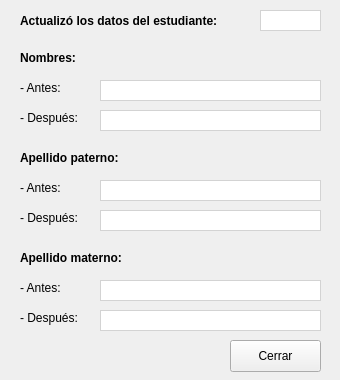
<?xml version="1.0" encoding="UTF-8"?>
<ui version="4.0">
 <class>MainWindow</class>
 <widget class="QMainWindow" name="MainWindow">
  <property name="geometry">
   <rect>
    <x>0</x>
    <y>0</y>
    <width>340</width>
    <height>380</height>
   </rect>
  </property>
  <property name="minimumSize">
   <size>
    <width>340</width>
    <height>380</height>
   </size>
  </property>
  <property name="maximumSize">
   <size>
    <width>340</width>
    <height>380</height>
   </size>
  </property>
  <property name="windowTitle">
   <string>Actualizar estudiante</string>
  </property>
  <widget class="QWidget" name="centralwidget">
   <widget class="QLineEdit" name="aestApMatA">
    <property name="geometry">
     <rect>
      <x>100</x>
      <y>280</y>
      <width>221</width>
      <height>21</height>
     </rect>
    </property>
    <property name="styleSheet">
     <string notr="true">border: 1px solid lightgray;</string>
    </property>
    <property name="maxLength">
     <number>255</number>
    </property>
    <property name="readOnly">
     <bool>true</bool>
    </property>
   </widget>
   <widget class="QLabel" name="nest_lblApMat">
    <property name="geometry">
     <rect>
      <x>20</x>
      <y>250</y>
      <width>111</width>
      <height>16</height>
     </rect>
    </property>
    <property name="font">
     <font>
      <weight>75</weight>
      <bold>true</bold>
     </font>
    </property>
    <property name="text">
     <string>Apellido materno:</string>
    </property>
   </widget>
   <widget class="QLabel" name="aest_lblAct">
    <property name="geometry">
     <rect>
      <x>20</x>
      <y>10</y>
      <width>231</width>
      <height>21</height>
     </rect>
    </property>
    <property name="font">
     <font>
      <weight>75</weight>
      <bold>true</bold>
     </font>
    </property>
    <property name="text">
     <string>Actualizó los datos del estudiante:</string>
    </property>
   </widget>
   <widget class="QLineEdit" name="aestApPatN">
    <property name="geometry">
     <rect>
      <x>100</x>
      <y>210</y>
      <width>221</width>
      <height>21</height>
     </rect>
    </property>
    <property name="styleSheet">
     <string notr="true">border: 1px solid lightgray;</string>
    </property>
    <property name="maxLength">
     <number>255</number>
    </property>
    <property name="readOnly">
     <bool>true</bool>
    </property>
   </widget>
   <widget class="QLabel" name="nest_lblApPat">
    <property name="geometry">
     <rect>
      <x>20</x>
      <y>150</y>
      <width>111</width>
      <height>16</height>
     </rect>
    </property>
    <property name="font">
     <font>
      <weight>75</weight>
      <bold>true</bold>
     </font>
    </property>
    <property name="text">
     <string>Apellido paterno:</string>
    </property>
   </widget>
   <widget class="QPushButton" name="nestCerrar">
    <property name="geometry">
     <rect>
      <x>230</x>
      <y>340</y>
      <width>91</width>
      <height>32</height>
     </rect>
    </property>
    <property name="text">
     <string>Cerrar</string>
    </property>
   </widget>
   <widget class="QLineEdit" name="aestID">
    <property name="enabled">
     <bool>true</bool>
    </property>
    <property name="geometry">
     <rect>
      <x>260</x>
      <y>10</y>
      <width>61</width>
      <height>21</height>
     </rect>
    </property>
    <property name="autoFillBackground">
     <bool>false</bool>
    </property>
    <property name="styleSheet">
     <string notr="true">border: 1px solid lightgray;</string>
    </property>
    <property name="maxLength">
     <number>8</number>
    </property>
    <property name="readOnly">
     <bool>true</bool>
    </property>
   </widget>
   <widget class="QLineEdit" name="aestNombresA">
    <property name="geometry">
     <rect>
      <x>100</x>
      <y>80</y>
      <width>221</width>
      <height>21</height>
     </rect>
    </property>
    <property name="styleSheet">
     <string notr="true">border: 1px solid lightgray;</string>
    </property>
    <property name="maxLength">
     <number>255</number>
    </property>
    <property name="readOnly">
     <bool>true</bool>
    </property>
   </widget>
   <widget class="QLabel" name="nest_lblNombres">
    <property name="geometry">
     <rect>
      <x>20</x>
      <y>50</y>
      <width>71</width>
      <height>16</height>
     </rect>
    </property>
    <property name="font">
     <font>
      <weight>75</weight>
      <bold>true</bold>
     </font>
    </property>
    <property name="text">
     <string>Nombres:</string>
    </property>
   </widget>
   <widget class="QLabel" name="nest_lblNombresA">
    <property name="geometry">
     <rect>
      <x>20</x>
      <y>80</y>
      <width>61</width>
      <height>16</height>
     </rect>
    </property>
    <property name="text">
     <string>- Antes:</string>
    </property>
   </widget>
   <widget class="QLabel" name="nest_lblNombresD">
    <property name="geometry">
     <rect>
      <x>20</x>
      <y>110</y>
      <width>71</width>
      <height>16</height>
     </rect>
    </property>
    <property name="text">
     <string>- Después:</string>
    </property>
   </widget>
   <widget class="QLineEdit" name="aestNombresN">
    <property name="geometry">
     <rect>
      <x>100</x>
      <y>110</y>
      <width>221</width>
      <height>21</height>
     </rect>
    </property>
    <property name="styleSheet">
     <string notr="true">border: 1px solid lightgray;</string>
    </property>
    <property name="maxLength">
     <number>255</number>
    </property>
    <property name="readOnly">
     <bool>true</bool>
    </property>
   </widget>
   <widget class="QLabel" name="nest_lblApPatA">
    <property name="geometry">
     <rect>
      <x>20</x>
      <y>180</y>
      <width>51</width>
      <height>16</height>
     </rect>
    </property>
    <property name="text">
     <string>- Antes:</string>
    </property>
   </widget>
   <widget class="QLabel" name="nest_lblApPatD">
    <property name="geometry">
     <rect>
      <x>20</x>
      <y>210</y>
      <width>71</width>
      <height>16</height>
     </rect>
    </property>
    <property name="text">
     <string>- Después:</string>
    </property>
   </widget>
   <widget class="QLineEdit" name="aestApPatA">
    <property name="geometry">
     <rect>
      <x>100</x>
      <y>180</y>
      <width>221</width>
      <height>21</height>
     </rect>
    </property>
    <property name="styleSheet">
     <string notr="true">border: 1px solid lightgray;</string>
    </property>
    <property name="maxLength">
     <number>255</number>
    </property>
    <property name="readOnly">
     <bool>true</bool>
    </property>
   </widget>
   <widget class="QLabel" name="nest_lblApMatD">
    <property name="geometry">
     <rect>
      <x>20</x>
      <y>310</y>
      <width>71</width>
      <height>16</height>
     </rect>
    </property>
    <property name="text">
     <string>- Después:</string>
    </property>
   </widget>
   <widget class="QLabel" name="nest_lblApMatA">
    <property name="geometry">
     <rect>
      <x>20</x>
      <y>280</y>
      <width>51</width>
      <height>16</height>
     </rect>
    </property>
    <property name="text">
     <string>- Antes:</string>
    </property>
   </widget>
   <widget class="QLineEdit" name="aestApMatN">
    <property name="geometry">
     <rect>
      <x>100</x>
      <y>310</y>
      <width>221</width>
      <height>21</height>
     </rect>
    </property>
    <property name="styleSheet">
     <string notr="true">border: 1px solid lightgray;</string>
    </property>
    <property name="maxLength">
     <number>255</number>
    </property>
    <property name="readOnly">
     <bool>true</bool>
    </property>
   </widget>
  </widget>
 </widget>
 <resources/>
 <connections/>
</ui>
